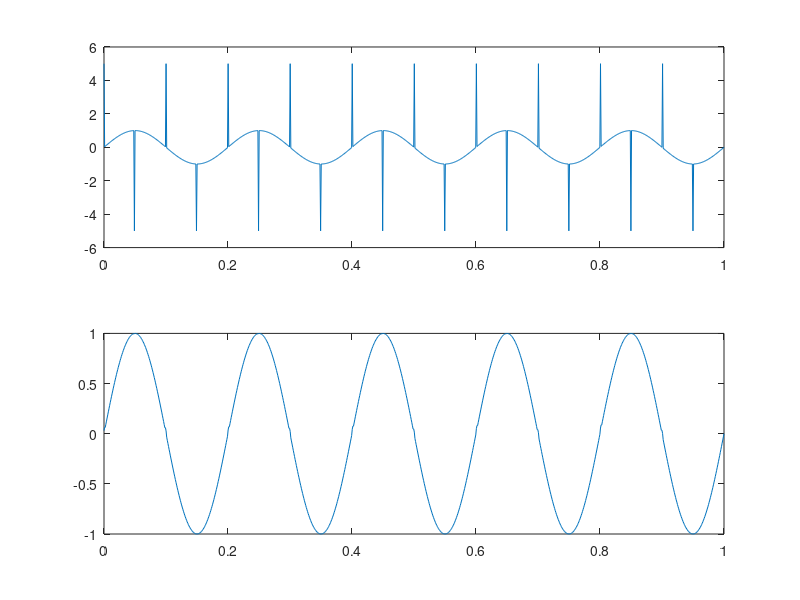

This figure's MATLAB source:
%Impact of median filter
clc
clear all
close all
%Step1: Generation of sine wave
t=linspace(0,1,1000);
x=sin(2*pi*5*t);
%Step 2: To introduce the spike
x(1:100:end)=5;
x(50:100:end)=-5;
%Averaging filter to the problem
%  h=[0.5,-0.5];
%  y=filter(h,1,x);
  y=medfilt1(x); %Median filtering
subplot(2,1,1),plot(t,x)
subplot(2,1,2),plot(t,y)
